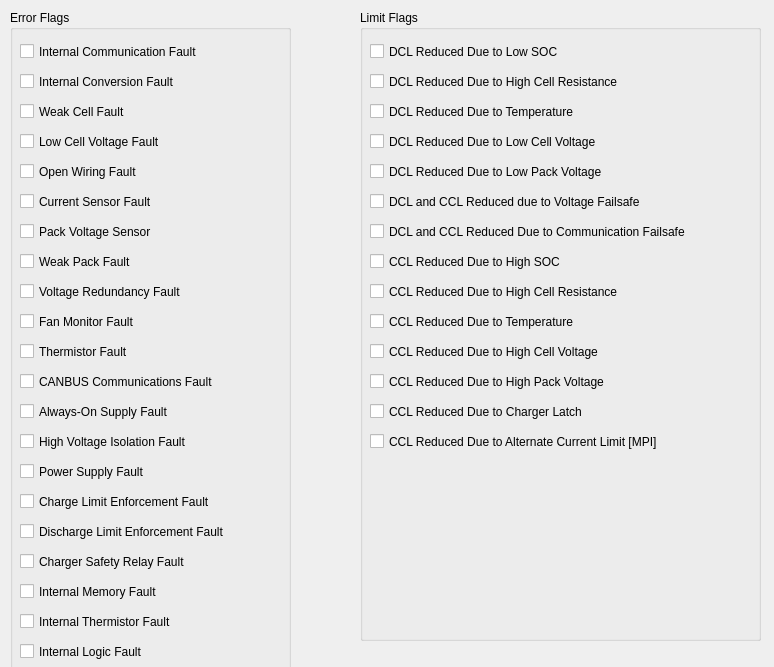
<?xml version="1.0" encoding="UTF-8"?>
<ui version="4.0">
 <class>BatteryFaultsTab</class>
 <widget class="QWidget" name="BatteryFaultsTab">
  <property name="geometry">
   <rect>
    <x>0</x>
    <y>0</y>
    <width>774</width>
    <height>667</height>
   </rect>
  </property>
  <property name="windowTitle">
   <string>Form</string>
  </property>
  <widget class="QGroupBox" name="batteryLimitFlagsGroup">
   <property name="geometry">
    <rect>
     <x>360</x>
     <y>10</y>
     <width>401</width>
     <height>631</height>
    </rect>
   </property>
   <property name="title">
    <string>Limit Flags</string>
   </property>
   <widget class="QCheckBox" name="dclReducedLowSoc">
    <property name="geometry">
     <rect>
      <x>10</x>
      <y>30</y>
      <width>231</width>
      <height>23</height>
     </rect>
    </property>
    <property name="text">
     <string>DCL Reduced Due to Low SOC</string>
    </property>
   </widget>
   <widget class="QCheckBox" name="dclReducedHighCellResistance">
    <property name="geometry">
     <rect>
      <x>10</x>
      <y>60</y>
      <width>311</width>
      <height>23</height>
     </rect>
    </property>
    <property name="text">
     <string>DCL Reduced Due to High Cell Resistance</string>
    </property>
   </widget>
   <widget class="QCheckBox" name="dclReducedTemp">
    <property name="geometry">
     <rect>
      <x>10</x>
      <y>90</y>
      <width>291</width>
      <height>23</height>
     </rect>
    </property>
    <property name="text">
     <string>DCL Reduced Due to Temperature</string>
    </property>
   </widget>
   <widget class="QCheckBox" name="dclReducedLowCellVoltage">
    <property name="geometry">
     <rect>
      <x>10</x>
      <y>120</y>
      <width>301</width>
      <height>23</height>
     </rect>
    </property>
    <property name="text">
     <string>DCL Reduced Due to Low Cell Voltage</string>
    </property>
   </widget>
   <widget class="QCheckBox" name="dclReducedLowPackVoltage">
    <property name="geometry">
     <rect>
      <x>10</x>
      <y>150</y>
      <width>301</width>
      <height>23</height>
     </rect>
    </property>
    <property name="text">
     <string>DCL Reduced Due to Low Pack Voltage</string>
    </property>
   </widget>
   <widget class="QCheckBox" name="dclCclReducedCommsFailsafe">
    <property name="geometry">
     <rect>
      <x>10</x>
      <y>210</y>
      <width>411</width>
      <height>23</height>
     </rect>
    </property>
    <property name="text">
     <string>DCL and CCL Reduced Due to Communication Failsafe</string>
    </property>
   </widget>
   <widget class="QCheckBox" name="dclCclReducedVoltageFailsafe">
    <property name="geometry">
     <rect>
      <x>10</x>
      <y>180</y>
      <width>361</width>
      <height>23</height>
     </rect>
    </property>
    <property name="text">
     <string>DCL and CCL Reduced due to Voltage Failsafe</string>
    </property>
   </widget>
   <widget class="QCheckBox" name="cclReducedHighSoc">
    <property name="geometry">
     <rect>
      <x>10</x>
      <y>240</y>
      <width>231</width>
      <height>23</height>
     </rect>
    </property>
    <property name="text">
     <string>CCL Reduced Due to High SOC</string>
    </property>
   </widget>
   <widget class="QCheckBox" name="cclReducedHighCellResistance">
    <property name="geometry">
     <rect>
      <x>10</x>
      <y>270</y>
      <width>381</width>
      <height>23</height>
     </rect>
    </property>
    <property name="text">
     <string>CCL Reduced Due to High Cell Resistance</string>
    </property>
   </widget>
   <widget class="QCheckBox" name="cclReducedTemp">
    <property name="geometry">
     <rect>
      <x>10</x>
      <y>300</y>
      <width>301</width>
      <height>23</height>
     </rect>
    </property>
    <property name="text">
     <string>CCL Reduced Due to Temperature</string>
    </property>
   </widget>
   <widget class="QCheckBox" name="cclReducedHighCellVoltage">
    <property name="geometry">
     <rect>
      <x>10</x>
      <y>330</y>
      <width>351</width>
      <height>23</height>
     </rect>
    </property>
    <property name="text">
     <string>CCL Reduced Due to High Cell Voltage</string>
    </property>
   </widget>
   <widget class="QCheckBox" name="cclReducedHighPackVoltage">
    <property name="geometry">
     <rect>
      <x>10</x>
      <y>360</y>
      <width>331</width>
      <height>23</height>
     </rect>
    </property>
    <property name="text">
     <string>CCL Reduced Due to High Pack Voltage</string>
    </property>
   </widget>
   <widget class="QCheckBox" name="cclReducedChargerLatch">
    <property name="geometry">
     <rect>
      <x>10</x>
      <y>390</y>
      <width>341</width>
      <height>23</height>
     </rect>
    </property>
    <property name="text">
     <string>CCL Reduced Due to Charger Latch</string>
    </property>
   </widget>
   <widget class="QCheckBox" name="cclReducedACLimit">
    <property name="geometry">
     <rect>
      <x>10</x>
      <y>420</y>
      <width>371</width>
      <height>23</height>
     </rect>
    </property>
    <property name="text">
     <string>CCL Reduced Due to Alternate Current Limit [MPI]</string>
    </property>
   </widget>
  </widget>
  <widget class="QGroupBox" name="batteryErrorFlagsGroup">
   <property name="geometry">
    <rect>
     <x>10</x>
     <y>10</y>
     <width>281</width>
     <height>751</height>
    </rect>
   </property>
   <property name="title">
    <string>Error Flags</string>
   </property>
   <widget class="QCheckBox" name="internalCommFault">
    <property name="geometry">
     <rect>
      <x>10</x>
      <y>30</y>
      <width>231</width>
      <height>23</height>
     </rect>
    </property>
    <property name="text">
     <string>Internal Communication Fault</string>
    </property>
   </widget>
   <widget class="QCheckBox" name="weakCellFault">
    <property name="geometry">
     <rect>
      <x>10</x>
      <y>90</y>
      <width>231</width>
      <height>23</height>
     </rect>
    </property>
    <property name="text">
     <string>Weak Cell Fault</string>
    </property>
   </widget>
   <widget class="QCheckBox" name="lowCellVoltageFault">
    <property name="geometry">
     <rect>
      <x>10</x>
      <y>120</y>
      <width>231</width>
      <height>23</height>
     </rect>
    </property>
    <property name="text">
     <string>Low Cell Voltage Fault</string>
    </property>
   </widget>
   <widget class="QCheckBox" name="openWiringFault">
    <property name="geometry">
     <rect>
      <x>10</x>
      <y>150</y>
      <width>231</width>
      <height>23</height>
     </rect>
    </property>
    <property name="text">
     <string>Open Wiring Fault</string>
    </property>
   </widget>
   <widget class="QCheckBox" name="currentSensorFault">
    <property name="geometry">
     <rect>
      <x>10</x>
      <y>180</y>
      <width>231</width>
      <height>23</height>
     </rect>
    </property>
    <property name="text">
     <string>Current Sensor Fault</string>
    </property>
   </widget>
   <widget class="QCheckBox" name="packVoltageSensor">
    <property name="geometry">
     <rect>
      <x>10</x>
      <y>210</y>
      <width>231</width>
      <height>23</height>
     </rect>
    </property>
    <property name="text">
     <string>Pack Voltage Sensor</string>
    </property>
   </widget>
   <widget class="QCheckBox" name="weakPackFault">
    <property name="geometry">
     <rect>
      <x>10</x>
      <y>240</y>
      <width>231</width>
      <height>23</height>
     </rect>
    </property>
    <property name="text">
     <string>Weak Pack Fault</string>
    </property>
   </widget>
   <widget class="QCheckBox" name="voltageRedundancyFault">
    <property name="geometry">
     <rect>
      <x>10</x>
      <y>270</y>
      <width>231</width>
      <height>23</height>
     </rect>
    </property>
    <property name="text">
     <string>Voltage Redundancy Fault</string>
    </property>
   </widget>
   <widget class="QCheckBox" name="fanMonitorFault">
    <property name="geometry">
     <rect>
      <x>10</x>
      <y>300</y>
      <width>231</width>
      <height>23</height>
     </rect>
    </property>
    <property name="text">
     <string>Fan Monitor Fault</string>
    </property>
   </widget>
   <widget class="QCheckBox" name="thermistorFault">
    <property name="geometry">
     <rect>
      <x>10</x>
      <y>330</y>
      <width>231</width>
      <height>23</height>
     </rect>
    </property>
    <property name="text">
     <string>Thermistor Fault</string>
    </property>
   </widget>
   <widget class="QCheckBox" name="canbusCommsFault">
    <property name="geometry">
     <rect>
      <x>10</x>
      <y>360</y>
      <width>231</width>
      <height>23</height>
     </rect>
    </property>
    <property name="text">
     <string>CANBUS Communications Fault</string>
    </property>
   </widget>
   <widget class="QCheckBox" name="chargerSafetyRelayFault">
    <property name="geometry">
     <rect>
      <x>10</x>
      <y>540</y>
      <width>261</width>
      <height>23</height>
     </rect>
    </property>
    <property name="text">
     <string>Charger Safety Relay Fault</string>
    </property>
   </widget>
   <widget class="QCheckBox" name="powerSupplyFault">
    <property name="geometry">
     <rect>
      <x>10</x>
      <y>450</y>
      <width>231</width>
      <height>23</height>
     </rect>
    </property>
    <property name="text">
     <string>Power Supply Fault</string>
    </property>
   </widget>
   <widget class="QCheckBox" name="highVoltageIsolationFault">
    <property name="geometry">
     <rect>
      <x>10</x>
      <y>420</y>
      <width>231</width>
      <height>23</height>
     </rect>
    </property>
    <property name="text">
     <string>High Voltage Isolation Fault</string>
    </property>
   </widget>
   <widget class="QCheckBox" name="dischargeLimitEnforcementFault">
    <property name="geometry">
     <rect>
      <x>10</x>
      <y>510</y>
      <width>261</width>
      <height>23</height>
     </rect>
    </property>
    <property name="text">
     <string>Discharge Limit Enforcement Fault</string>
    </property>
   </widget>
   <widget class="QCheckBox" name="chargeLimitEnforcementFault">
    <property name="geometry">
     <rect>
      <x>10</x>
      <y>480</y>
      <width>241</width>
      <height>23</height>
     </rect>
    </property>
    <property name="text">
     <string>Charge Limit Enforcement Fault</string>
    </property>
   </widget>
   <widget class="QCheckBox" name="alwaysOnSupplyFault">
    <property name="geometry">
     <rect>
      <x>10</x>
      <y>390</y>
      <width>231</width>
      <height>23</height>
     </rect>
    </property>
    <property name="text">
     <string>Always-On Supply Fault</string>
    </property>
   </widget>
   <widget class="QCheckBox" name="internalThermistorFault">
    <property name="geometry">
     <rect>
      <x>10</x>
      <y>600</y>
      <width>261</width>
      <height>23</height>
     </rect>
    </property>
    <property name="text">
     <string>Internal Thermistor Fault</string>
    </property>
   </widget>
   <widget class="QCheckBox" name="internalLogicFault">
    <property name="geometry">
     <rect>
      <x>10</x>
      <y>630</y>
      <width>261</width>
      <height>23</height>
     </rect>
    </property>
    <property name="text">
     <string>Internal Logic Fault</string>
    </property>
   </widget>
   <widget class="QCheckBox" name="internalMemoryFault">
    <property name="geometry">
     <rect>
      <x>10</x>
      <y>570</y>
      <width>261</width>
      <height>23</height>
     </rect>
    </property>
    <property name="text">
     <string>Internal Memory Fault</string>
    </property>
   </widget>
   <widget class="QCheckBox" name="internalConversionFault">
    <property name="geometry">
     <rect>
      <x>10</x>
      <y>60</y>
      <width>241</width>
      <height>23</height>
     </rect>
    </property>
    <property name="text">
     <string>Internal Conversion Fault</string>
    </property>
   </widget>
  </widget>
 </widget>
 <resources/>
 <connections/>
</ui>
